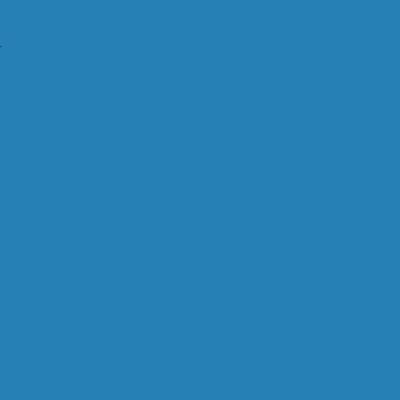
Frame 1 (no input)
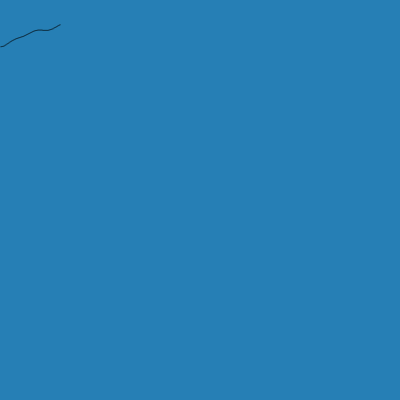
Frame 60 (no input)
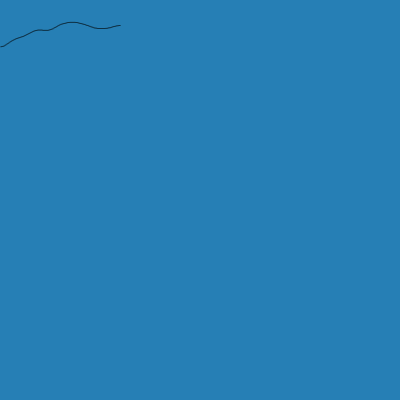
Frame 120 (the mouse pressed at the canvas centre since frame 60)

The p5.js sketch that drew these frames (run headless with seeded random() and noise() and a simulated clock; from frame 60 on, the mouse is pressed at the canvas centre):

// p5.js sketch
// ── sketch.js
noiseLevel = 70; // Stärke der Multiplikation Apmplitude
noiseScale = 0.01; // Stärke Unterschied von Perlin Noise 0.1 stark 0.001 schwächer

let colors = [
  "#14191f" /* 0 – background blue */,
  "#f1f6fb" /* 1 – white */,
  "#ff410d" /* 2 – red */,
  "#ffB20d" /* 3 – orange */,
  "#aec2e0" /* 4 – blue light */,
  "#748aa6" /* 5 – greyblue */,
  "#267fb5" /* 6 – blue */,
];

function setup() {
  createCanvas(400, 400);
  background(colors[6]);
}

function draw() {
  // Scale input coordinate.
  let x = frameCount;
  let nx = noiseScale * x;
  noise(nx);
  // Compute noise value.
  let y = noiseLevel * noise(nx);

  // Render
  strokeWeight(1);
  point(x, y);
}
